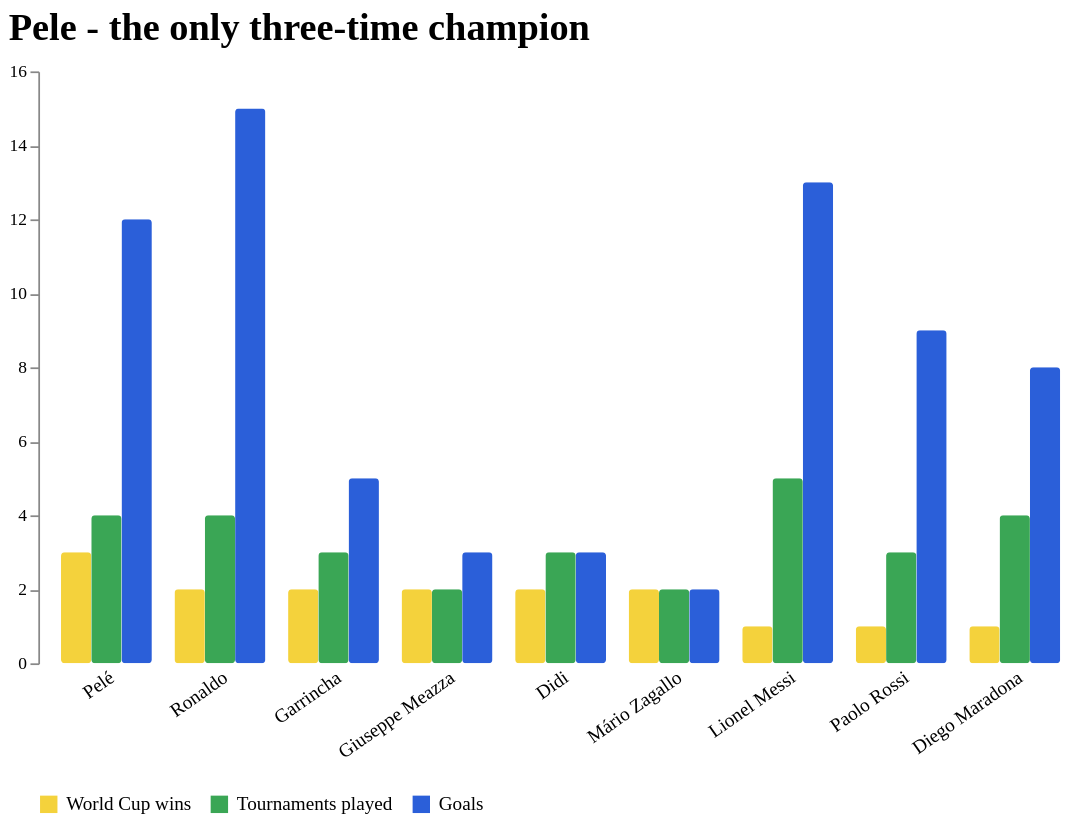

Here is the Vega-Lite specification saved for this chart:
### Vega-Lite specification from a JSON file in a GitHub repository (floating-point values rounded to 4 significant figures)
{"$schema": "https://vega.github.io/schema/vega-lite/v5.json", "title": {"text": "Pele - the only three-time champion", "font": "AusWC2026", "fontSize": 22, "anchor": "start", "offset": 8}, "width": 600, "height": 340, "data": {"values": [{"player": "Pelé", "metric": "World Cup wins", "value": 3}, {"player": "Pelé", "metric": "Tournaments played", "value": 4}, {"player": "Pelé", "metric": "Goals", "value": 12}, {"player": "Ronaldo", "metric": "World Cup wins", "value": 2}, {"player": "Ronaldo", "metric": "Tournaments played", "value": 4}, {"player": "Ronaldo", "metric": "Goals", "value": 15}, {"player": "Garrincha", "metric": "World Cup wins", "value": 2}, {"player": "Garrincha", "metric": "Tournaments played", "value": 3}, {"player": "Garrincha", "metric": "Goals", "value": 5}, {"player": "Giuseppe Meazza", "metric": "World Cup wins", "value": 2}, {"player": "Giuseppe Meazza", "metric": "Tournaments played", "value": 2}, {"player": "Giuseppe Meazza", "metric": "Goals", "value": 3}, {"player": "Didi", "metric": "World Cup wins", "value": 2}, {"player": "Didi", "metric": "Tournaments played", "value": 3}, {"player": "Didi", "metric": "Goals", "value": 3}, {"player": "Mário Zagallo", "metric": "World Cup wins", "value": 2}, {"player": "Mário Zagallo", "metric": "Tournaments played", "value": 2}, {"player": "Mário Zagallo", "metric": "Goals", "value": 2}, {"player": "Lionel Messi", "metric": "World Cup wins", "value": 1}, {"player": "Lionel Messi", "metric": "Tournaments played", "value": 5}, {"player": "Lionel Messi", "metric": "Goals", "value": 13}, {"player": "Paolo Rossi", "metric": "World Cup wins", "value": 1}, {"player": "Paolo Rossi", "metric": "Tournaments played", "value": 3}, {"player": "Paolo Rossi", "metric": "Goals", "value": 9}, {"player": "Diego Maradona", "metric": "World Cup wins", "value": 1}, {"player": "Diego Maradona", "metric": "Tournaments played", "value": 4}, {"player": "Diego Maradona", "metric": "Goals", "value": 8}]}, "mark": {"type": "bar", "cornerRadius": 2}, "encoding": {"x": {"field": "player", "type": "nominal", "sort": ["Pelé", "Ronaldo", "Garrincha", "Giuseppe Meazza", "Didi", "Mário Zagallo", "Lionel Messi", "Paolo Rossi", "Diego Maradona"], "title": null, "axis": {"labelFont": "ClashDisplay", "labelFontSize": 11, "labelAngle": -35, "domain": false, "ticks": false}}, "xOffset": {"field": "metric", "sort": ["World Cup wins", "Tournaments played", "Goals"]}, "y": {"field": "value", "type": "quantitative", "title": null, "axis": {"labelFont": "ClashDisplay", "tickMinStep": 1, "grid": false}}, "color": {"field": "metric", "type": "nominal", "scale": {"domain": ["World Cup wins", "Tournaments played", "Goals"], "range": ["#f4d23c", "#3aa655", "#2b5fd9"]}, "legend": {"title": null, "orient": "bottom", "labelFont": "ClashDisplay", "labelFontSize": 11}}, "tooltip": [{"field": "player", "type": "nominal", "title": "Player"}, {"field": "metric", "type": "nominal", "title": "Metric"}, {"field": "value", "type": "quantitative", "title": "Value"}]}, "config": {"view": {"stroke": null}}}
